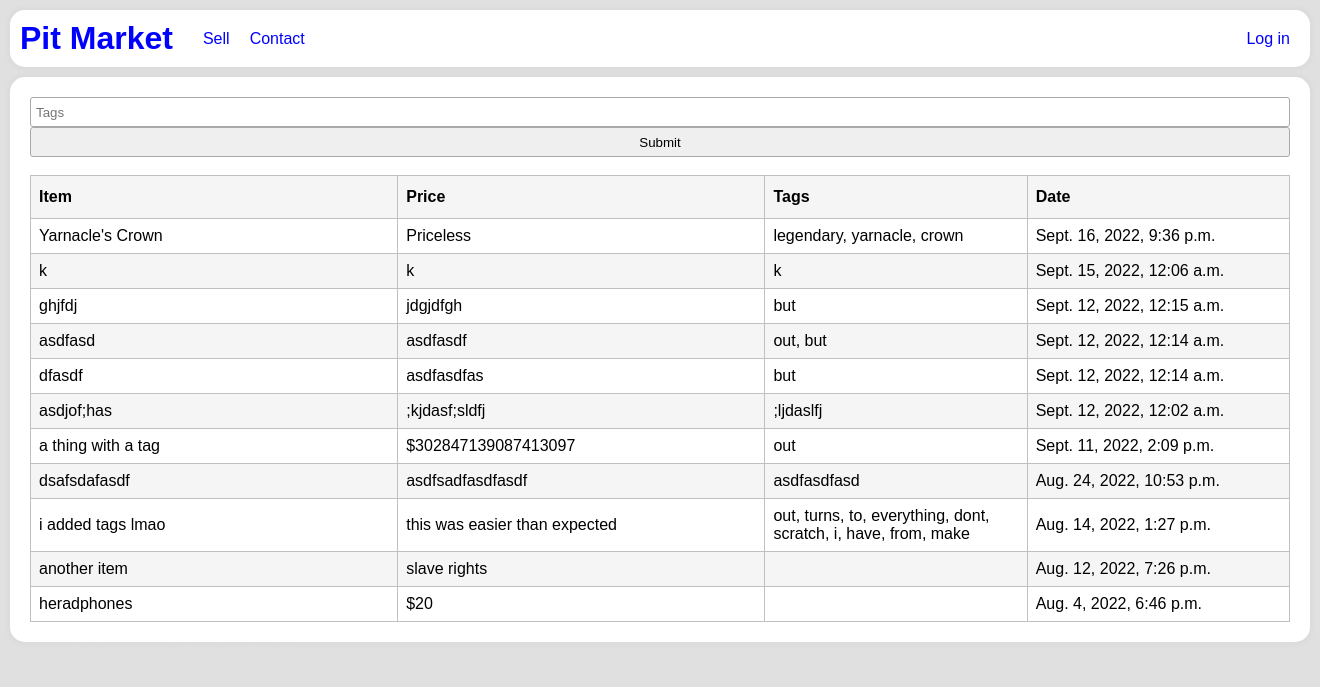
The page / on the database its author committed.
### listings/models.py (models this page shows, shortened)
class Listing(models.Model):
	item = models.CharField(max_length = 100)
	price = models.CharField(max_length = 100)
	description = models.TextField('Description')
	contact = models.CharField(max_length = 100)
	image = models.ImageField(upload_to='uploads/',blank = True,validators = [validate_file_size])
	list_date = models.DateTimeField('List Date',auto_now_add = True)
	id = models.AutoField(primary_key = True)
	tags = TaggableManager()
	username = models.ForeignKey(User,on_delete=models.CASCADE)

### listings/views.py (the view, shortened to what this page needs)
# urls.py: path('',ListingList.as_view(),name = 'listing-list'),
class ListingList(ListView):
	template_name = 'listings/listing-list.html'
	model = Listing
	context_object_name = 'all_listings'
	ordering = '-list_date'
	paginate_by = 100
	def get_queryset(self):
		queryset = Listing.objects.all()
		filter = self.request.GET.get('filter',None)
		if filter:
			filter = filter.split(',')
			queryset = queryset.filter(tags__name__in=filter).distinct()
		return queryset.order_by(self.ordering)
	def get_context_data(self,**kwargs):
		context = super(ListingList,self).get_context_data(**kwargs)
		filter = self.request.GET.get('filter')
		if (filter):
			context['filter'] = ','.join(self.request.GET.get('filter',None).split(','))
		return context

### listings/templates/listings/listing_list.html (shortened to what this page needs)
{% extends "base.html" %}
{% load static %}
{% block content %}
   <form action="" method="post">
      <input type="text" name="tags" placeholder="Tags" />
      <input type="submit" value="Submit" />
   </form>
	<br />
   {% if all_listings %}
      <table class="listing-table" border>
         <colgroup>
            <col class="wide-column" />
            <col class="wide-column" />
            <col class="thin-column" />
            <col class="thin-column" />
         </colgroup>
			<tbody>
				<tr>
					<th>Item</th>
					<th>Price</th>
					<th>Tags</th>
					<th>Date</th>
				</tr>
				{% for listing in all_listings %}
					<tr class="listing-row" data-url="{% url 'listing-detail' listing.id %}{% if filter %}?filter={{ filter }}{% endif %}{% if page_obj.number > 1 %}{% if filter %}&{% else %}?{% endif %}page={{ page_obj.number }}{% endif %}">
						<td>{{ listing.item }}</td>
						<td>{{ listing.price }}</td>
						<td>{{ listing.tags.names|join:", " }}</td>
						<td>{{ listing.list_date }}</td>
					</tr>
				{% endfor %}
			</tbody>
      </table>
   {% else %}
      <h1>Nothing</h1>
   {% endif %}
{% endblock content %}

### pitmarket_site/templates/base.html (shortened to what this page needs)
{% load static %}
<!DOCTYPE html>
<html lang="en">
   <head>
      <link href="{% static 'main.css' %}" rel="stylesheet" type="text/css" />
   </head>
   <body>
      <div id="wrapper">
         <header id="header">
            <h1 id="logo">
               <a href="{% url 'listing-list' %}">Pit Market</a>
            </h1>
            <div class="nav">
               <ul>
                  <li>
                     <a href="{% url 'listing-request' %}"
                        {% if current == 'sell' or next == '/sell/' %}class="current"{% endif %}>Sell</a>
                  </li>
                  <li>
                     <a href="{% url 'contact' %}"
                        {% if current == 'contact' %}class="current"{% endif %}>Contact</a>
                  </li>
               </ul>
            </div>
            <div class="nav" id="registration-nav">
               <ul>
						{% if user.is_authenticated %}
							<li>
								<span class="navbar-username">Logged in as {{ user.get_username }}</span>
							</li>
							<li>
								<div class="vertical-line"></div>
							</li>
							<li>
								<a href="{% url 'my-listing-list' %}" {% if current == 'my-listing-list' %}class="current"{% endif %}>My Listings</a>
							</li>
							<li>
								<a href="{% url 'logout' %}">Log out</a>
							</li>
							{% else %}
								<li>
									<a href="{% url 'login' %}">Log in</a>
								</li>
							{% endif %}
               </ul>
            </div>
         </header>
         <div id="content">
            {% block content %}{% endblock content %}
         </div>
         <div id="credit">Emotional support provided by katiebugg</div>
      </div>
   </body>
</html>

### pitmarket_site/static/main.css (style rules this page uses)
html { padding: 10px; }
body { background-color: #E0E0E0; font-family: Arial,sans-serif; word-break: break-word; margin: 0; overflow: overlay; }
#header { display: flex; align-items: center; background-color: white; border-radius: 15px; margin-bottom: 10px; box-shadow: 0 0 4px 4px rgba(0,0,0,0.02); }
#logo { display: inline-block; margin: 10px; }
.nav { margin: 10px; }
.nav ul { margin: auto; padding: 0; display: flex; }
.nav ul li { display: inline; padding-right: 10px; padding-left: 10px; list-style-type: none; }
#registration-nav { margin-left: auto; }
#wrapper { width: 1300px; margin-left: auto; margin-right: auto; }
#content { padding: 20px; border-radius: 15px; background-color: white; box-shadow: 0 0 4px 4px rgba(0,0,0,0.02); min-height: 80%; }
a { text-decoration: none; color: blue; user-select: none; }
input,textarea { width: 100%; padding: 5px !important; -webkit-box-sizing: border-box; -moz-box-sizing: border-box; box-sizing: border-box; border-radius: 3px; border-style: solid; border-width: 1px; border-color: rgb(169,169,169) }
input { height: 30px; }
.listing-table { border-collapse: collapse; width: 100%; border: 1px solid silver; border-radius: 15px; }
.listing-table td,.listing-table th { padding: 8px; }
.listing-table tr:nth-child(odd) { background-color: whitesmoke; }
.listing-table .wide-column { width: 28%; }
.listing-table .thin-column { width: 20%; }
.listing-table th { user-select: none; text-align: left; padding-top: 12px; padding-bottom: 12px; }
#credit { color: #E0E0E0; }

### rows shown on the page
Listing: item "Yarnacle's Crown", price "Priceless", tags.names "legendary, yarnacle, crown", list_date "Sept. 16, 2022, 9:36 p.m."
Listing: item "k", price "k", tags.names "k", list_date "Sept. 15, 2022, 12:06 a.m."
Listing: item "ghjfdj", price "jdgjdfgh", tags.names "but", list_date "Sept. 12, 2022, 12:15 a.m."
Listing: item "asdfasd", price "asdfasdf", tags.names "out, but", list_date "Sept. 12, 2022, 12:14 a.m."
Listing: item "dfasdf", price "asdfasdfas", tags.names "but", list_date "Sept. 12, 2022, 12:14 a.m."
Listing: item "asdjof;has", price ";kjdasf;sldfj", tags.names ";ljdaslfj", list_date "Sept. 12, 2022, 12:02 a.m."
Listing: item "a thing with a tag", price "$302847139087413097", tags.names "out", list_date "Sept. 11, 2022, 2:09 p.m."
Listing: item "dsafsdafasdf", price "asdfsadfasdfasdf", tags.names "asdfasdfasd", list_date "Aug. 24, 2022, 10:53 p.m."
Listing: item "i added tags lmao", price "this was easier than expected", tags.names "out, turns, to, everything, dont, scratch, i, have, from, make", list_date "Aug. 14, 2022, 1:27 p.m."
Listing: item "another item", price "slave rights", list_date "Aug. 12, 2022, 7:26 p.m."
Listing: item "heradphones", price "$20", list_date "Aug. 4, 2022, 6:46 p.m."
